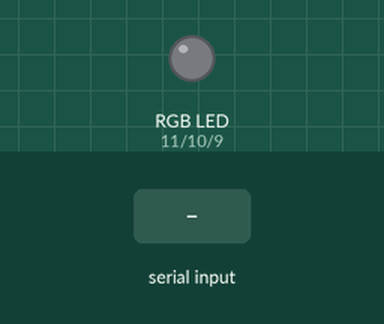
Simulated run of this sketch. Board: Arduino Uno, built with avr-gcc and run on an emulated ATmega328P. Shown: an RGB LED mixed from three pins (HIGH = lit). The inputs (shaded band) are chosen by the test bench.

Above: at 1.2 s.
1.3 s: "90,45,200\n" received over Serial
At 2.5 s:
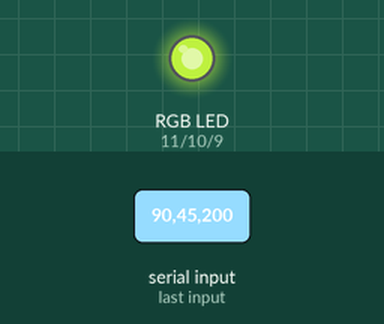
2.8 s: "30,150,10\n" received over Serial
At 3.7 s:
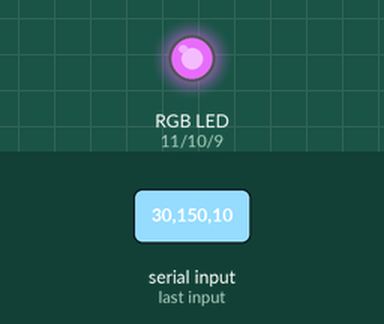
4.3 s: "1,90,45\n" received over Serial
At 4.8 s:
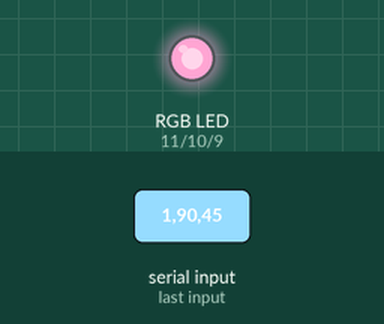
Timing chart, 0 to 7.3 s (numbered marks = the images above; inputs shaded):
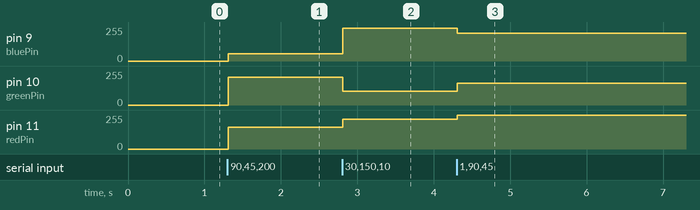

Measured:
- after the input at 1.3 s, pin 9 (bluePin): 0/255 → 55/255 at once; pin 10 (greenPin): 0/255 → 210/255 at once; pin 11 (redPin): 0/255 → 165/255 at once
- after the input at 2.8 s, pin 9 (bluePin): 55/255 → 245/255 at once; pin 10 (greenPin): 210/255 → 105/255 at once; pin 11 (redPin): 165/255 → 225/255 at once
- after the input at 4.3 s, pin 9 (bluePin): 245/255 → 210/255 at once; pin 10 (greenPin): 105/255 → 165/255 at once; pin 11 (redPin): 225/255 → 254/255 at once

The sketch:

serial_07_RGB_LED_Processing.ino
```cpp
/*
   This is using a common anode LED (the common is hooked up to +5 volts)
   The other legs of the LED are each hooked up to a fixed resistor 270 - 330 ohm to ground

   if you are using a common cathode LED, see below on how to modify the code

   Original code from Adafruit Lesson 3. RGB LED by Simon Monk https://learn.adafruit.com/adafruit-arduino-lesson-3-rgb-leds/arduino-sketch
   and ReadASCIIString example created 13 Apr 2012 by Tom Igoe

    additions by Jeremy Blum 2013

  modified 14 Mar 2016
  by Arturo Guadalupi

  modified 20 June 2016
  by Katherine Bennett

  Open up the serial monitor and type in your RGB values separated by commas:
  255, 0, 0  = red
  0, 255, 0 = green
  0, 0, 255 = blue
  etc etc

*/

int redPin = 11;
int greenPin = 10;
int bluePin = 9;

//Variables for RGB levels
int red = 0;
int green = 0;
int blue = 0;


void setup() {
  // initialize serial:
  Serial.begin(9600);
  // make the pins outputs:
  pinMode(redPin, OUTPUT);
  pinMode(greenPin, OUTPUT);
  pinMode(bluePin, OUTPUT);

}

void loop() {
  // if there's any serial available, read it:
  while (Serial.available() > 0) {

    // look for the next valid integer in the incoming serial stream:
     red = Serial.parseInt();
    // do it again:
     green = Serial.parseInt();
    // do it again:
     blue = Serial.parseInt();

    // look for the newline. That's the end of your
    // sentence:
    if (Serial.read() == '\n') {
      // constrain the values to 0 - 255 and invert
      // if you're using a common-cathode LED, just use "constrain(color, 0, 255);"
      red = 255 - constrain(red, 0, 255);
      green = 255 - constrain(green, 0, 255);
      blue = 255 - constrain(blue, 0, 255);

      // fade the red, green, and blue legs of the LED:
      analogWrite(redPin, red);
      analogWrite(greenPin, green);
      analogWrite(bluePin, blue);
    }

  }
}
```
